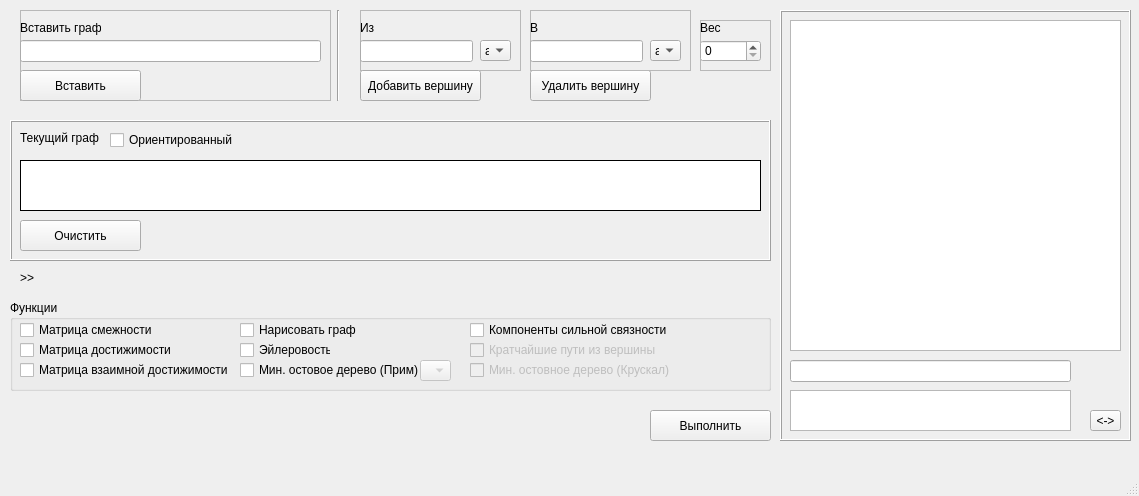
<?xml version="1.0" encoding="UTF-8"?>
<ui version="4.0">
 <class>MainWindow</class>
 <widget class="QMainWindow" name="MainWindow">
  <property name="geometry">
   <rect>
    <x>0</x>
    <y>0</y>
    <width>1139</width>
    <height>496</height>
   </rect>
  </property>
  <property name="sizePolicy">
   <sizepolicy hsizetype="Fixed" vsizetype="Fixed">
    <horstretch>0</horstretch>
    <verstretch>0</verstretch>
   </sizepolicy>
  </property>
  <property name="minimumSize">
   <size>
    <width>780</width>
    <height>450</height>
   </size>
  </property>
  <property name="maximumSize">
   <size>
    <width>10000</width>
    <height>10000</height>
   </size>
  </property>
  <property name="contextMenuPolicy">
   <enum>Qt::NoContextMenu</enum>
  </property>
  <property name="windowTitle">
   <string>Редактор графов</string>
  </property>
  <property name="windowIcon">
   <iconset theme="accessories-text-editor">
    <normaloff>.</normaloff>.</iconset>
  </property>
  <property name="inputMethodHints">
   <set>Qt::ImhLatinOnly</set>
  </property>
  <property name="toolButtonStyle">
   <enum>Qt::ToolButtonIconOnly</enum>
  </property>
  <property name="animated">
   <bool>true</bool>
  </property>
  <property name="dockOptions">
   <set>QMainWindow::AnimatedDocks</set>
  </property>
  <widget class="QWidget" name="centralwidget">
   <widget class="QPushButton" name="button_delver">
    <property name="geometry">
     <rect>
      <x>530</x>
      <y>70</y>
      <width>121</width>
      <height>31</height>
     </rect>
    </property>
    <property name="cursor">
     <cursorShape>PointingHandCursor</cursorShape>
    </property>
    <property name="text">
     <string>Удалить вершину</string>
    </property>
   </widget>
   <widget class="QFrame" name="weight">
    <property name="geometry">
     <rect>
      <x>700</x>
      <y>20</y>
      <width>71</width>
      <height>51</height>
     </rect>
    </property>
    <property name="frameShape">
     <enum>QFrame::StyledPanel</enum>
    </property>
    <property name="frameShadow">
     <enum>QFrame::Raised</enum>
    </property>
    <widget class="QSpinBox" name="spin_dist">
     <property name="geometry">
      <rect>
       <x>0</x>
       <y>20</y>
       <width>61</width>
       <height>22</height>
      </rect>
     </property>
     <property name="maximum">
      <number>999</number>
     </property>
    </widget>
    <widget class="QLabel" name="label_dist">
     <property name="geometry">
      <rect>
       <x>0</x>
       <y>0</y>
       <width>49</width>
       <height>16</height>
      </rect>
     </property>
     <property name="text">
      <string>Вес</string>
     </property>
    </widget>
   </widget>
   <widget class="QFrame" name="to">
    <property name="geometry">
     <rect>
      <x>530</x>
      <y>10</y>
      <width>161</width>
      <height>61</height>
     </rect>
    </property>
    <property name="frameShape">
     <enum>QFrame::StyledPanel</enum>
    </property>
    <property name="frameShadow">
     <enum>QFrame::Raised</enum>
    </property>
    <widget class="QLabel" name="label_to">
     <property name="geometry">
      <rect>
       <x>0</x>
       <y>10</y>
       <width>49</width>
       <height>16</height>
      </rect>
     </property>
     <property name="text">
      <string>В</string>
     </property>
    </widget>
    <widget class="QComboBox" name="combo_to">
     <property name="geometry">
      <rect>
       <x>120</x>
       <y>30</y>
       <width>31</width>
       <height>21</height>
      </rect>
     </property>
     <property name="cursor">
      <cursorShape>PointingHandCursor</cursorShape>
     </property>
     <item>
      <property name="text">
       <string>a</string>
      </property>
     </item>
     <item>
      <property name="text">
       <string>b</string>
      </property>
     </item>
     <item>
      <property name="text">
       <string>c</string>
      </property>
     </item>
     <item>
      <property name="text">
       <string>d</string>
      </property>
     </item>
     <item>
      <property name="text">
       <string>e</string>
      </property>
     </item>
     <item>
      <property name="text">
       <string>g</string>
      </property>
     </item>
     <item>
      <property name="text">
       <string>h</string>
      </property>
     </item>
     <item>
      <property name="text">
       <string>f</string>
      </property>
     </item>
    </widget>
    <widget class="QLineEdit" name="edit_to">
     <property name="geometry">
      <rect>
       <x>0</x>
       <y>30</y>
       <width>113</width>
       <height>22</height>
      </rect>
     </property>
    </widget>
   </widget>
   <widget class="QFrame" name="for_2">
    <property name="geometry">
     <rect>
      <x>360</x>
      <y>10</y>
      <width>161</width>
      <height>61</height>
     </rect>
    </property>
    <property name="frameShape">
     <enum>QFrame::StyledPanel</enum>
    </property>
    <property name="frameShadow">
     <enum>QFrame::Raised</enum>
    </property>
    <widget class="QLabel" name="label_for">
     <property name="geometry">
      <rect>
       <x>0</x>
       <y>10</y>
       <width>49</width>
       <height>16</height>
      </rect>
     </property>
     <property name="text">
      <string>Из</string>
     </property>
    </widget>
    <widget class="QComboBox" name="combo_for">
     <property name="geometry">
      <rect>
       <x>120</x>
       <y>30</y>
       <width>31</width>
       <height>21</height>
      </rect>
     </property>
     <property name="cursor">
      <cursorShape>PointingHandCursor</cursorShape>
     </property>
     <item>
      <property name="text">
       <string>a</string>
      </property>
     </item>
     <item>
      <property name="text">
       <string>b</string>
      </property>
     </item>
     <item>
      <property name="text">
       <string>c</string>
      </property>
     </item>
     <item>
      <property name="text">
       <string>d</string>
      </property>
     </item>
     <item>
      <property name="text">
       <string>e</string>
      </property>
     </item>
     <item>
      <property name="text">
       <string>g</string>
      </property>
     </item>
     <item>
      <property name="text">
       <string>h</string>
      </property>
     </item>
     <item>
      <property name="text">
       <string>f</string>
      </property>
     </item>
    </widget>
    <widget class="QLineEdit" name="edit_for">
     <property name="geometry">
      <rect>
       <x>0</x>
       <y>30</y>
       <width>113</width>
       <height>22</height>
      </rect>
     </property>
    </widget>
   </widget>
   <widget class="QLabel" name="label_commandline">
    <property name="geometry">
     <rect>
      <x>20</x>
      <y>270</y>
      <width>751</width>
      <height>16</height>
     </rect>
    </property>
    <property name="text">
     <string>&gt;&gt; </string>
    </property>
   </widget>
   <widget class="QFrame" name="paste">
    <property name="geometry">
     <rect>
      <x>20</x>
      <y>10</y>
      <width>311</width>
      <height>91</height>
     </rect>
    </property>
    <property name="frameShape">
     <enum>QFrame::StyledPanel</enum>
    </property>
    <property name="frameShadow">
     <enum>QFrame::Raised</enum>
    </property>
    <widget class="QLabel" name="label_pastegraph">
     <property name="geometry">
      <rect>
       <x>0</x>
       <y>10</y>
       <width>81</width>
       <height>16</height>
      </rect>
     </property>
     <property name="text">
      <string>Вставить граф</string>
     </property>
    </widget>
    <widget class="QLineEdit" name="edit_pastegraph">
     <property name="geometry">
      <rect>
       <x>0</x>
       <y>30</y>
       <width>301</width>
       <height>22</height>
      </rect>
     </property>
    </widget>
    <widget class="QPushButton" name="button_addgraph">
     <property name="geometry">
      <rect>
       <x>0</x>
       <y>60</y>
       <width>121</width>
       <height>31</height>
      </rect>
     </property>
     <property name="cursor">
      <cursorShape>PointingHandCursor</cursorShape>
     </property>
     <property name="text">
      <string>Вставить</string>
     </property>
    </widget>
   </widget>
   <widget class="QFrame" name="thisgraph">
    <property name="geometry">
     <rect>
      <x>10</x>
      <y>120</y>
      <width>761</width>
      <height>141</height>
     </rect>
    </property>
    <property name="frameShape">
     <enum>QFrame::Box</enum>
    </property>
    <property name="frameShadow">
     <enum>QFrame::Raised</enum>
    </property>
    <widget class="QTextEdit" name="edit_thisgraph">
     <property name="enabled">
      <bool>true</bool>
     </property>
     <property name="geometry">
      <rect>
       <x>10</x>
       <y>40</y>
       <width>741</width>
       <height>51</height>
      </rect>
     </property>
     <property name="frameShape">
      <enum>QFrame::Panel</enum>
     </property>
     <property name="frameShadow">
      <enum>QFrame::Plain</enum>
     </property>
     <property name="readOnly">
      <bool>true</bool>
     </property>
     <property name="html">
      <string>&lt;!DOCTYPE HTML PUBLIC &quot;-//W3C//DTD HTML 4.0//EN&quot; &quot;http://www.w3.org/TR/REC-html40/strict.dtd&quot;&gt;
&lt;html&gt;&lt;head&gt;&lt;meta name=&quot;qrichtext&quot; content=&quot;1&quot; /&gt;&lt;meta charset=&quot;utf-8&quot; /&gt;&lt;style type=&quot;text/css&quot;&gt;
p, li { white-space: pre-wrap; }
hr { height: 1px; border-width: 0; }
li.unchecked::marker { content: &quot;\2610&quot;; }
li.checked::marker { content: &quot;\2612&quot;; }
&lt;/style&gt;&lt;/head&gt;&lt;body style=&quot; font-family:'Segoe UI'; font-size:9pt; font-weight:400; font-style:normal;&quot;&gt;
&lt;p align=&quot;justify&quot; style=&quot;-qt-paragraph-type:empty; margin-top:0px; margin-bottom:0px; margin-left:0px; margin-right:0px; -qt-block-indent:0; text-indent:0px;&quot;&gt;&lt;br /&gt;&lt;/p&gt;&lt;/body&gt;&lt;/html&gt;</string>
     </property>
    </widget>
    <widget class="QLabel" name="label_thisgraph">
     <property name="geometry">
      <rect>
       <x>10</x>
       <y>10</y>
       <width>81</width>
       <height>16</height>
      </rect>
     </property>
     <property name="text">
      <string>Текущий граф</string>
     </property>
    </widget>
    <widget class="QCheckBox" name="check_orient">
     <property name="geometry">
      <rect>
       <x>100</x>
       <y>10</y>
       <width>131</width>
       <height>20</height>
      </rect>
     </property>
     <property name="cursor">
      <cursorShape>PointingHandCursor</cursorShape>
     </property>
     <property name="text">
      <string>Ориентированный</string>
     </property>
     <property name="checked">
      <bool>false</bool>
     </property>
    </widget>
    <widget class="QPushButton" name="button_cleargraph">
     <property name="geometry">
      <rect>
       <x>10</x>
       <y>100</y>
       <width>121</width>
       <height>31</height>
      </rect>
     </property>
     <property name="cursor">
      <cursorShape>PointingHandCursor</cursorShape>
     </property>
     <property name="text">
      <string>Очистить</string>
     </property>
    </widget>
   </widget>
   <widget class="QPushButton" name="button_addver">
    <property name="geometry">
     <rect>
      <x>360</x>
      <y>70</y>
      <width>121</width>
      <height>31</height>
     </rect>
    </property>
    <property name="cursor">
     <cursorShape>PointingHandCursor</cursorShape>
    </property>
    <property name="text">
     <string>Добавить вершину</string>
    </property>
   </widget>
   <widget class="QGroupBox" name="functions">
    <property name="geometry">
     <rect>
      <x>10</x>
      <y>300</y>
      <width>761</width>
      <height>91</height>
     </rect>
    </property>
    <property name="title">
     <string>Функции</string>
    </property>
    <property name="flat">
     <bool>true</bool>
    </property>
    <property name="checkable">
     <bool>false</bool>
    </property>
    <widget class="QCheckBox" name="check_smej">
     <property name="geometry">
      <rect>
       <x>10</x>
       <y>20</y>
       <width>141</width>
       <height>20</height>
      </rect>
     </property>
     <property name="cursor">
      <cursorShape>PointingHandCursor</cursorShape>
     </property>
     <property name="text">
      <string>Матрица смежности</string>
     </property>
     <property name="checked">
      <bool>false</bool>
     </property>
    </widget>
    <widget class="QCheckBox" name="check_dost">
     <property name="enabled">
      <bool>true</bool>
     </property>
     <property name="geometry">
      <rect>
       <x>10</x>
       <y>40</y>
       <width>151</width>
       <height>20</height>
      </rect>
     </property>
     <property name="cursor">
      <cursorShape>PointingHandCursor</cursorShape>
     </property>
     <property name="text">
      <string>Матрица достижимости</string>
     </property>
    </widget>
    <widget class="QCheckBox" name="check_vzaim">
     <property name="enabled">
      <bool>true</bool>
     </property>
     <property name="geometry">
      <rect>
       <x>10</x>
       <y>60</y>
       <width>211</width>
       <height>20</height>
      </rect>
     </property>
     <property name="cursor">
      <cursorShape>PointingHandCursor</cursorShape>
     </property>
     <property name="text">
      <string>Матрица взаимной достижимости</string>
     </property>
    </widget>
    <widget class="QCheckBox" name="check_printgraph">
     <property name="enabled">
      <bool>true</bool>
     </property>
     <property name="geometry">
      <rect>
       <x>230</x>
       <y>20</y>
       <width>121</width>
       <height>20</height>
      </rect>
     </property>
     <property name="cursor">
      <cursorShape>PointingHandCursor</cursorShape>
     </property>
     <property name="text">
      <string>Нарисовать граф</string>
     </property>
    </widget>
    <widget class="QCheckBox" name="check_minostPrim">
     <property name="enabled">
      <bool>true</bool>
     </property>
     <property name="geometry">
      <rect>
       <x>230</x>
       <y>60</y>
       <width>181</width>
       <height>20</height>
      </rect>
     </property>
     <property name="cursor">
      <cursorShape>PointingHandCursor</cursorShape>
     </property>
     <property name="text">
      <string>Мин. остовое дерево (Прим)</string>
     </property>
    </widget>
    <widget class="QCheckBox" name="check_eiler">
     <property name="geometry">
      <rect>
       <x>230</x>
       <y>40</y>
       <width>91</width>
       <height>20</height>
      </rect>
     </property>
     <property name="cursor">
      <cursorShape>PointingHandCursor</cursorShape>
     </property>
     <property name="text">
      <string>Эйлеровость</string>
     </property>
    </widget>
    <widget class="QCheckBox" name="check_components">
     <property name="geometry">
      <rect>
       <x>460</x>
       <y>20</y>
       <width>201</width>
       <height>20</height>
      </rect>
     </property>
     <property name="cursor">
      <cursorShape>PointingHandCursor</cursorShape>
     </property>
     <property name="text">
      <string>Компоненты сильной связности</string>
     </property>
    </widget>
    <widget class="QCheckBox" name="check_dekstra">
     <property name="enabled">
      <bool>false</bool>
     </property>
     <property name="geometry">
      <rect>
       <x>460</x>
       <y>40</y>
       <width>201</width>
       <height>20</height>
      </rect>
     </property>
     <property name="cursor">
      <cursorShape>PointingHandCursor</cursorShape>
     </property>
     <property name="text">
      <string>Кратчайшие пути из вершины</string>
     </property>
    </widget>
    <widget class="QCheckBox" name="check_minostKruskal">
     <property name="enabled">
      <bool>false</bool>
     </property>
     <property name="geometry">
      <rect>
       <x>460</x>
       <y>60</y>
       <width>201</width>
       <height>20</height>
      </rect>
     </property>
     <property name="cursor">
      <cursorShape>PointingHandCursor</cursorShape>
     </property>
     <property name="text">
      <string>Мин. остовное дерево (Крускал)</string>
     </property>
    </widget>
    <widget class="QComboBox" name="combo_vertices">
     <property name="enabled">
      <bool>false</bool>
     </property>
     <property name="geometry">
      <rect>
       <x>410</x>
       <y>60</y>
       <width>31</width>
       <height>21</height>
      </rect>
     </property>
     <property name="cursor">
      <cursorShape>PointingHandCursor</cursorShape>
     </property>
    </widget>
   </widget>
   <widget class="QFrame" name="matrix">
    <property name="geometry">
     <rect>
      <x>780</x>
      <y>10</y>
      <width>351</width>
      <height>431</height>
     </rect>
    </property>
    <property name="frameShape">
     <enum>QFrame::Box</enum>
    </property>
    <property name="frameShadow">
     <enum>QFrame::Raised</enum>
    </property>
    <widget class="QLineEdit" name="edit_currentTable">
     <property name="geometry">
      <rect>
       <x>10</x>
       <y>350</y>
       <width>281</width>
       <height>22</height>
      </rect>
     </property>
     <property name="text">
      <string/>
     </property>
     <property name="readOnly">
      <bool>true</bool>
     </property>
    </widget>
    <widget class="QTableWidget" name="table_main">
     <property name="enabled">
      <bool>true</bool>
     </property>
     <property name="geometry">
      <rect>
       <x>10</x>
       <y>10</y>
       <width>331</width>
       <height>331</height>
      </rect>
     </property>
     <property name="editTriggers">
      <set>QAbstractItemView::NoEditTriggers</set>
     </property>
     <property name="dragEnabled">
      <bool>true</bool>
     </property>
    </widget>
    <widget class="QToolButton" name="button_changeTable">
     <property name="geometry">
      <rect>
       <x>310</x>
       <y>400</y>
       <width>31</width>
       <height>21</height>
      </rect>
     </property>
     <property name="toolTip">
      <string>&lt;html&gt;&lt;head/&gt;&lt;body&gt;&lt;p&gt;&amp;gt;&lt;/p&gt;&lt;/body&gt;&lt;/html&gt;</string>
     </property>
     <property name="text">
      <string>&lt;-&gt;</string>
     </property>
    </widget>
    <widget class="QTextEdit" name="edit_eiler">
     <property name="geometry">
      <rect>
       <x>10</x>
       <y>380</y>
       <width>281</width>
       <height>41</height>
      </rect>
     </property>
    </widget>
   </widget>
   <widget class="Line" name="line">
    <property name="geometry">
     <rect>
      <x>330</x>
      <y>10</y>
      <width>16</width>
      <height>91</height>
     </rect>
    </property>
    <property name="orientation">
     <enum>Qt::Vertical</enum>
    </property>
   </widget>
   <widget class="QPushButton" name="button_func">
    <property name="geometry">
     <rect>
      <x>650</x>
      <y>410</y>
      <width>121</width>
      <height>31</height>
     </rect>
    </property>
    <property name="cursor">
     <cursorShape>PointingHandCursor</cursorShape>
    </property>
    <property name="text">
     <string>Выполнить</string>
    </property>
   </widget>
  </widget>
  <widget class="QMenuBar" name="menubar">
   <property name="geometry">
    <rect>
     <x>0</x>
     <y>0</y>
     <width>1139</width>
     <height>22</height>
    </rect>
   </property>
  </widget>
  <widget class="QStatusBar" name="statusbar"/>
 </widget>
 <resources/>
 <connections/>
</ui>
